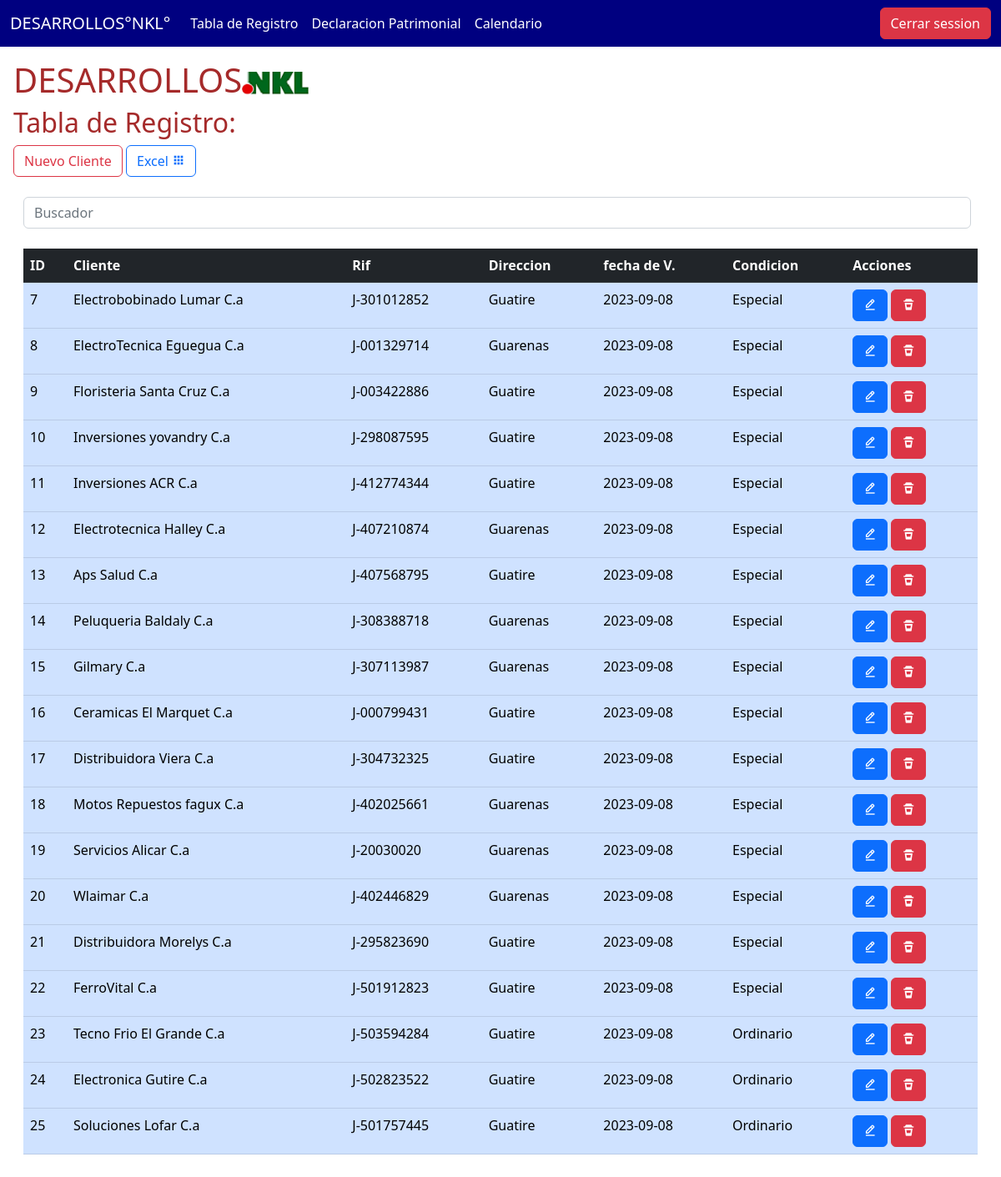
Screenshot of /contactos/index.php with the database file from the repository.
### tables this page shows
CREATE TABLE `contactos` (
  `id` int(11) NOT NULL,
  `cliente` varchar(200) NOT NULL,
  `rif` varchar(200) NOT NULL,
  `direccion` varchar(200) NOT NULL,
  `fecha` date NOT NULL,
  `condicion` varchar(200) NOT NULL
);

### contactos/index.php (the view, shortened to what this page needs)
<?php
include("../db.php");
$stm = $conexion -> prepare("SELECT * FROM contactos");
$stm -> execute();
$contactos = $stm -> fetchAll(PDO::FETCH_ASSOC);
?>
<?php include("../template/header.php"); ?>
<h1 style="color: brown;">DESARROLLOS<img src="../img/nkl.png" alt=""></h1>
<h2 style="color: brown;">Tabla de Registro:</h2>
<a class="btn btn-outline-danger" href="agregar.php">Nuevo Cliente
</a>
<a class="btn btn-outline-primary" href="excel.php">Excel
<i class='bx bxs-grid'></i> </a>
<br>
<br>
      <div class="container-fluid">
  <form class="d-flex">
      <input class="form-control me-2 light-table-filter" data-table="table_id" type="text"
      placeholder="Buscador">
  </form>
<br>
<div class="table-responsive">
    <table class="table table-primary table_id">
        <thead class="table table-dark">
            <tr>
                <th scope="col">ID</th>
                <th scope="col">Cliente</th>
                <th scope="col">Rif</th>
                <th scope="col">Direccion</th>
                <th scope="col">fecha de V.</th>
                <th scope="col">Condicion</th>
                <th scope="col">Acciones</th>
            </tr>
        </thead>
        <tbody>
        <?php foreach($contactos as $contacto) { ?>
            <tr class="">
                <td scope="row"><?php echo $contacto['id']; ?></td>
                <td><?php echo $contacto['cliente']; ?></td>
                <td><?php echo $contacto['rif']; ?></td>
                <td><?php echo $contacto['direccion']; ?></td>
                <td><?php echo $contacto['fecha']; ?></td>
                <td><?php echo $contacto['condicion']; ?></td>
                <td>
         <a class="btn btn-primary" href="editar.php?id=<?php echo $contacto['id'];?>" role="button"><i class='bx bx-edit-alt'></i></a>
        <a class="btn btn-danger" href="javascript:borrar(<?php echo $contacto['id']; ?>);" role="button"><i class='bx bxs-coffee-togo'></i></a>
                </td>
            </tr>
   <?php } ?>
        </tbody>
    </table>
</div>
<?php include("../template/footer.php"); ?>

### template/header.php (shortened to what this page needs)
<?php
$url_base ="http://localhost/aplicacion/";
?>
<!doctype html>
<html lang="es">
<head>
  <link href="https://cdn.jsdelivr.net/npm/bootstrap@5.2.1/dist/css/bootstrap.min.css" rel="stylesheet"
>
    <link href='https://unpkg.com/boxicons@2.1.4/css/boxicons.min.css' rel='stylesheet'>
</head>
<body>
<nav style="background: navy;" class="navbar navbar-expand-lg navbar-dark">
  <div class="container-fluid">
    <a class="navbar-brand" href="<?php echo $url_base; ?>">DESARROLLOS°NKL°</a>
    <div class="collapse navbar-collapse" id="navbarSupportedContent">
      <ul class="navbar-nav me-auto mb-2 mb-lg-0">
        <li class="nav-item">
        <a class="nav-link active" aria-current="page" href="<?php echo $url_base; ?>contactos">Tabla de Registro</a>
        </li>
        <li class="nav-item">
          <a class="nav-link active" href="<?php echo $url_base; ?>tabla">Declaracion Patrimonial</a>
        </li>
        <li class="nav-item">
          <a class="nav-link active" href="<?php echo $url_base; ?>Calendario">Calendario</a>
        </li>
    </div>
    <a class="btn btn-danger text-white right" href="../../aplicacion/validar/login.php" role="button">Cerrar session</a>
  </div>
</nav>
<main class="ccontenedor p-3">

### template/footer.php (shortened to what this page needs)
</main>
</body>
</html>

### rows the page displays
contactos: id "7", cliente "Electrobobinado Lumar C.a", rif "J-301012852", direccion "Guatire", fecha "2023-09-08", condicion "Especial"
contactos: id "8", cliente "ElectroTecnica Eguegua C.a", rif "J-001329714", direccion "Guarenas", fecha "2023-09-08", condicion "Especial"
contactos: id "9", cliente "Floristeria Santa Cruz C.a", rif "J-003422886", direccion "Guatire", fecha "2023-09-08", condicion "Especial"
contactos: id "10", cliente "Inversiones yovandry C.a", rif "J-298087595", direccion "Guatire", fecha "2023-09-08", condicion "Especial"
contactos: id "11", cliente "Inversiones ACR C.a", rif "J-412774344", direccion "Guatire", fecha "2023-09-08", condicion "Especial"
contactos: id "12", cliente "Electrotecnica Halley C.a", rif "J-407210874", direccion "Guarenas", fecha "2023-09-08", condicion "Especial"
contactos: id "13", cliente "Aps Salud C.a", rif "J-407568795", direccion "Guatire", fecha "2023-09-08", condicion "Especial"
contactos: id "14", cliente "Peluqueria Baldaly C.a", rif "J-308388718", direccion "Guarenas", fecha "2023-09-08", condicion "Especial"
contactos: id "15", cliente "Gilmary C.a", rif "J-307113987", direccion "Guarenas", fecha "2023-09-08", condicion "Especial"
contactos: id "16", cliente "Ceramicas El Marquet C.a", rif "J-000799431", direccion "Guatire", fecha "2023-09-08", condicion "Especial"
contactos: id "17", cliente "Distribuidora Viera C.a", rif "J-304732325", direccion "Guatire", fecha "2023-09-08", condicion "Especial"
contactos: id "18", cliente "Motos Repuestos fagux C.a", rif "J-402025661", direccion "Guarenas", fecha "2023-09-08", condicion "Especial"
contactos: id "19", cliente "Servicios Alicar C.a", rif "J-20030020", direccion "Guarenas", fecha "2023-09-08", condicion "Especial"
contactos: id "20", cliente "Wlaimar C.a", rif "J-402446829", direccion "Guarenas", fecha "2023-09-08", condicion "Especial"
contactos: id "21", cliente "Distribuidora Morelys C.a", rif "J-295823690", direccion "Guatire", fecha "2023-09-08", condicion "Especial"
contactos: id "22", cliente "FerroVital C.a", rif "J-501912823", direccion "Guatire", fecha "2023-09-08", condicion "Especial"
contactos: id "23", cliente "Tecno Frio El Grande C.a", rif "J-503594284", direccion "Guatire", fecha "2023-09-08", condicion "Ordinario"
contactos: id "24", cliente "Electronica Gutire C.a", rif "J-502823522", direccion "Guatire", fecha "2023-09-08", condicion "Ordinario"
contactos: id "25", cliente "Soluciones Lofar C.a", rif "J-501757445", direccion "Guatire", fecha "2023-09-08", condicion "Ordinario"
